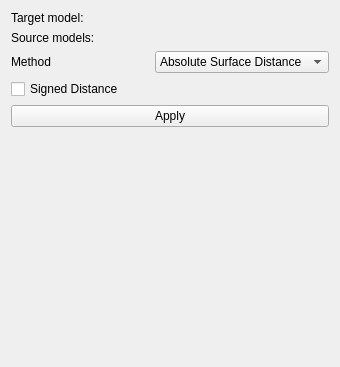
<?xml version="1.0" encoding="UTF-8"?>
<ui version="4.0">
 <class>SurfaceDistance</class>
 <widget class="qMRMLWidget" name="SurfaceDistance">
  <property name="geometry">
   <rect>
    <x>0</x>
    <y>0</y>
    <width>340</width>
    <height>367</height>
   </rect>
  </property>
  <layout class="QVBoxLayout" name="verticalLayout">
   <item>
    <layout class="QGridLayout" name="gridLayout_3">
     <item row="0" column="0">
      <widget class="QLabel" name="label">
       <property name="text">
        <string>Target model:</string>
       </property>
      </widget>
     </item>
     <item row="0" column="1">
      <widget class="qMRMLNodeComboBox" name="MRMLNodeComboBox_targetNode">
       <property name="nodeTypes">
        <stringlist notr="true">
         <string>vtkMRMLModelNode</string>
        </stringlist>
       </property>
       <property name="hideChildNodeTypes">
        <stringlist notr="true"/>
       </property>
       <property name="addEnabled">
        <bool>false</bool>
       </property>
       <property name="removeEnabled">
        <bool>false</bool>
       </property>
       <property name="interactionNodeSingletonTag">
        <string notr="true"/>
       </property>
      </widget>
     </item>
     <item row="1" column="0">
      <widget class="QLabel" name="label_2">
       <property name="text">
        <string>Source models:</string>
       </property>
      </widget>
     </item>
     <item row="1" column="1">
      <widget class="qMRMLCheckableNodeComboBox" name="CheckableNodeComboBox_sourceNodes">
       <property name="nodeTypes">
        <stringlist>
         <string>vtkMRMLModelNode</string>
        </stringlist>
       </property>
      </widget>
     </item>
     <item row="2" column="0">
      <widget class="QLabel" name="label_8">
       <property name="text">
        <string>Method</string>
       </property>
      </widget>
     </item>
     <item row="2" column="1">
      <widget class="QComboBox" name="comboBox_method">
       <property name="toolTip">
        <string>&lt;html&gt;&lt;head/&gt;&lt;body&gt;&lt;p&gt;Procrustes alignment assumes shapes have establised correspondence between individual points.&lt;/p&gt;&lt;/body&gt;&lt;/html&gt;</string>
       </property>
       <item>
        <property name="text">
         <string>Absolute Surface Distance</string>
        </property>
       </item>
       <item>
        <property name="text">
         <string>Points in Correspondence</string>
        </property>
       </item>
      </widget>
     </item>
    </layout>
   </item>
   <item>
    <layout class="QGridLayout" name="gridLayout">
     <item row="0" column="0" colspan="2">
      <widget class="QCheckBox" name="checkBox_signedDistance">
       <property name="text">
        <string>Signed Distance</string>
       </property>
       <property name="checked">
        <bool>false</bool>
       </property>
      </widget>
     </item>
    </layout>
   </item>
   <item>
    <layout class="QHBoxLayout" name="horizontalLayout">
     <item>
      <widget class="QPushButton" name="applyButton">
       <property name="toolTip">
        <string>Perform selected processing steps.</string>
       </property>
       <property name="text">
        <string>Apply</string>
       </property>
       <property name="checkable">
        <bool>false</bool>
       </property>
      </widget>
     </item>
    </layout>
   </item>
   <item>
    <spacer name="verticalSpacer">
     <property name="orientation">
      <enum>Qt::Vertical</enum>
     </property>
     <property name="sizeHint" stdset="0">
      <size>
       <width>20</width>
       <height>40</height>
      </size>
     </property>
    </spacer>
   </item>
  </layout>
 </widget>
 <customwidgets>
  <customwidget>
   <class>qMRMLCheckableNodeComboBox</class>
   <extends>qMRMLNodeComboBox</extends>
   <header>qMRMLCheckableNodeComboBox.h</header>
  </customwidget>
  <customwidget>
   <class>qMRMLNodeComboBox</class>
   <extends>QWidget</extends>
   <header>qMRMLNodeComboBox.h</header>
  </customwidget>
  <customwidget>
   <class>qMRMLWidget</class>
   <extends>QWidget</extends>
   <header>qMRMLWidget.h</header>
   <container>1</container>
  </customwidget>
 </customwidgets>
 <resources/>
 <connections>
  <connection>
   <sender>SurfaceDistance</sender>
   <signal>mrmlSceneChanged(vtkMRMLScene*)</signal>
   <receiver>MRMLNodeComboBox_targetNode</receiver>
   <slot>setMRMLScene(vtkMRMLScene*)</slot>
   <hints>
    <hint type="sourcelabel">
     <x>122</x>
     <y>132</y>
    </hint>
    <hint type="destinationlabel">
     <x>248</x>
     <y>61</y>
    </hint>
   </hints>
  </connection>
  <connection>
   <sender>SurfaceDistance</sender>
   <signal>mrmlSceneChanged(vtkMRMLScene*)</signal>
   <receiver>CheckableNodeComboBox_sourceNodes</receiver>
   <slot>setMRMLScene(vtkMRMLScene*)</slot>
   <hints>
    <hint type="sourcelabel">
     <x>122</x>
     <y>132</y>
    </hint>
    <hint type="destinationlabel">
     <x>248</x>
     <y>61</y>
    </hint>
   </hints>
  </connection>
 </connections>
</ui>
